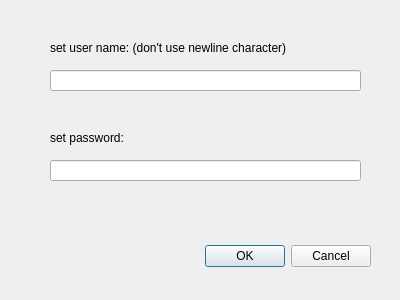
<?xml version="1.0" encoding="UTF-8"?>
<ui version="4.0">
 <class>ServerCredentialsDialog</class>
 <widget class="QDialog" name="ServerCredentialsDialog">
  <property name="geometry">
   <rect>
    <x>0</x>
    <y>0</y>
    <width>400</width>
    <height>300</height>
   </rect>
  </property>
  <property name="windowTitle">
   <string>Dialog</string>
  </property>
  <widget class="QDialogButtonBox" name="ButtonBox">
   <property name="geometry">
    <rect>
     <x>190</x>
     <y>240</y>
     <width>181</width>
     <height>32</height>
    </rect>
   </property>
   <property name="orientation">
    <enum>Qt::Horizontal</enum>
   </property>
   <property name="standardButtons">
    <set>QDialogButtonBox::Cancel|QDialogButtonBox::Ok</set>
   </property>
  </widget>
  <widget class="QLabel" name="label">
   <property name="geometry">
    <rect>
     <x>50</x>
     <y>40</y>
     <width>291</width>
     <height>16</height>
    </rect>
   </property>
   <property name="text">
    <string>set user name: (don't use newline character)</string>
   </property>
  </widget>
  <widget class="QLabel" name="label_2">
   <property name="geometry">
    <rect>
     <x>50</x>
     <y>130</y>
     <width>301</width>
     <height>16</height>
    </rect>
   </property>
   <property name="text">
    <string>set password:</string>
   </property>
  </widget>
  <widget class="QLineEdit" name="lineEdit_user">
   <property name="geometry">
    <rect>
     <x>50</x>
     <y>70</y>
     <width>311</width>
     <height>21</height>
    </rect>
   </property>
  </widget>
  <widget class="QLineEdit" name="lineEdit_password">
   <property name="geometry">
    <rect>
     <x>50</x>
     <y>160</y>
     <width>311</width>
     <height>21</height>
    </rect>
   </property>
  </widget>
 </widget>
 <resources/>
 <connections>
  <connection>
   <sender>ButtonBox</sender>
   <signal>accepted()</signal>
   <receiver>ServerCredentialsDialog</receiver>
   <slot>accept()</slot>
   <hints>
    <hint type="sourcelabel">
     <x>248</x>
     <y>254</y>
    </hint>
    <hint type="destinationlabel">
     <x>157</x>
     <y>274</y>
    </hint>
   </hints>
  </connection>
  <connection>
   <sender>ButtonBox</sender>
   <signal>rejected()</signal>
   <receiver>ServerCredentialsDialog</receiver>
   <slot>reject()</slot>
   <hints>
    <hint type="sourcelabel">
     <x>316</x>
     <y>260</y>
    </hint>
    <hint type="destinationlabel">
     <x>286</x>
     <y>274</y>
    </hint>
   </hints>
  </connection>
 </connections>
</ui>
